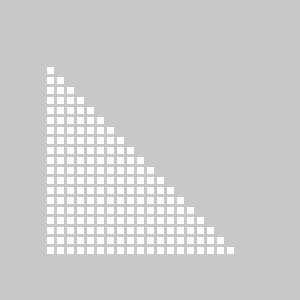
Frame 1 (no input)
Frame 60 (the mouse pressed at the canvas centre just before this capture): identical to frame 1, image omitted
Frame 120 (the mouse held since frame 60 and released just before this capture): identical to frame 1, image omitted

The Processing sketch that drew this single still picture (run headless with seeded random() and noise(); from frame 60 on, the mouse is pressed at the canvas centre):

// Processing sketch: processing_61258
// ── processing_61258.pde

//MAIN SETUP

void setup() {
  size(300, 300);
  noStroke();
  smooth();
  frameRate(120);
}


//ZEICHNEN

void draw() {

  background(200);

  for (int i = 0; i < 200; i = i+10) {
    for (int j = 0; j < i; j = j +10) {
      stroke(200);
      strokeWeight(3);
      rectMode(CENTER);
      rect(j+50, i+60, 10, 10);
    }
  }
}
